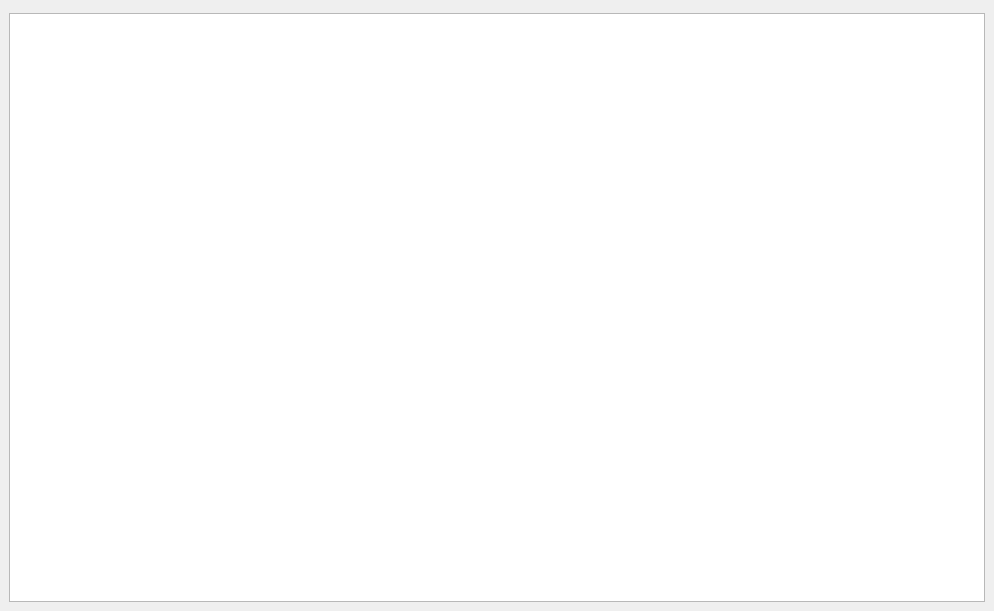
<?xml version="1.0" encoding="UTF-8"?>
<ui version="4.0">
 <class>QmlDesigner::ConnectionViewWidget</class>
 <widget class="QWidget" name="QmlDesigner::ConnectionViewWidget">
  <property name="geometry">
   <rect>
    <x>0</x>
    <y>0</y>
    <width>994</width>
    <height>611</height>
   </rect>
  </property>
  <property name="windowTitle">
   <string>Connections</string>
  </property>
  <layout class="QGridLayout" name="gridLayout">
   <property name="leftMargin">
    <number>0</number>
   </property>
   <property name="topMargin">
    <number>0</number>
   </property>
   <property name="rightMargin">
    <number>0</number>
   </property>
   <property name="bottomMargin">
    <number>0</number>
   </property>
   <property name="spacing">
    <number>0</number>
   </property>
   <item row="1" column="0">
    <widget class="QWidget" name="widgetSpacer" native="true">
     <property name="sizePolicy">
      <sizepolicy hsizetype="Preferred" vsizetype="Fixed">
       <horstretch>0</horstretch>
       <verstretch>0</verstretch>
      </sizepolicy>
     </property>
     <property name="minimumSize">
      <size>
       <width>0</width>
       <height>4</height>
      </size>
     </property>
     <property name="maximumSize">
      <size>
       <width>16777215</width>
       <height>4</height>
      </size>
     </property>
    </widget>
   </item>
   <item row="0" column="0">
    <widget class="QTabBar" name="tabBar" native="true"/>
   </item>
   <item row="2" column="0">
    <widget class="QStackedWidget" name="stackedWidget">
     <property name="currentIndex">
      <number>3</number>
     </property>
     <widget class="QWidget" name="connectionViewPage">
      <layout class="QGridLayout" name="gridLayout_3">
       <property name="leftMargin">
        <number>0</number>
       </property>
       <property name="topMargin">
        <number>0</number>
       </property>
       <property name="rightMargin">
        <number>0</number>
       </property>
       <property name="bottomMargin">
        <number>0</number>
       </property>
       <item row="3" column="0" colspan="5">
        <widget class="QTableView" name="connectionView">
         <property name="sizePolicy">
          <sizepolicy hsizetype="Expanding" vsizetype="Expanding">
           <horstretch>0</horstretch>
           <verstretch>0</verstretch>
          </sizepolicy>
         </property>
         <property name="alternatingRowColors">
          <bool>true</bool>
         </property>
         <property name="selectionMode">
          <enum>QAbstractItemView::SingleSelection</enum>
         </property>
         <property name="selectionBehavior">
          <enum>QAbstractItemView::SelectRows</enum>
         </property>
         <property name="showGrid">
          <bool>false</bool>
         </property>
         <property name="cornerButtonEnabled">
          <bool>false</bool>
         </property>
         <attribute name="horizontalHeaderHighlightSections">
          <bool>false</bool>
         </attribute>
         <attribute name="horizontalHeaderStretchLastSection">
          <bool>true</bool>
         </attribute>
         <attribute name="verticalHeaderVisible">
          <bool>false</bool>
         </attribute>
         <attribute name="verticalHeaderHighlightSections">
          <bool>false</bool>
         </attribute>
        </widget>
       </item>
      </layout>
     </widget>
     <widget class="QWidget" name="bindingViewPage">
      <layout class="QGridLayout" name="gridLayout_2">
       <property name="leftMargin">
        <number>0</number>
       </property>
       <property name="topMargin">
        <number>0</number>
       </property>
       <property name="rightMargin">
        <number>0</number>
       </property>
       <property name="bottomMargin">
        <number>0</number>
       </property>
       <item row="2" column="0" colspan="3">
        <widget class="QTableView" name="bindingView">
         <property name="alternatingRowColors">
          <bool>true</bool>
         </property>
         <property name="selectionMode">
          <enum>QAbstractItemView::SingleSelection</enum>
         </property>
         <property name="selectionBehavior">
          <enum>QAbstractItemView::SelectRows</enum>
         </property>
         <property name="showGrid">
          <bool>false</bool>
         </property>
         <property name="cornerButtonEnabled">
          <bool>false</bool>
         </property>
         <attribute name="horizontalHeaderHighlightSections">
          <bool>false</bool>
         </attribute>
         <attribute name="horizontalHeaderStretchLastSection">
          <bool>true</bool>
         </attribute>
         <attribute name="verticalHeaderVisible">
          <bool>false</bool>
         </attribute>
         <attribute name="verticalHeaderHighlightSections">
          <bool>false</bool>
         </attribute>
        </widget>
       </item>
      </layout>
     </widget>
     <widget class="QWidget" name="dynamicPropertiesPage">
      <layout class="QGridLayout" name="gridLayout_4">
       <property name="leftMargin">
        <number>0</number>
       </property>
       <property name="topMargin">
        <number>0</number>
       </property>
       <property name="rightMargin">
        <number>0</number>
       </property>
       <property name="bottomMargin">
        <number>0</number>
       </property>
       <item row="0" column="0">
        <widget class="QTableView" name="dynamicPropertiesView">
         <property name="alternatingRowColors">
          <bool>true</bool>
         </property>
         <property name="selectionMode">
          <enum>QAbstractItemView::SingleSelection</enum>
         </property>
         <property name="selectionBehavior">
          <enum>QAbstractItemView::SelectRows</enum>
         </property>
         <property name="showGrid">
          <bool>false</bool>
         </property>
         <property name="cornerButtonEnabled">
          <bool>false</bool>
         </property>
         <attribute name="horizontalHeaderHighlightSections">
          <bool>false</bool>
         </attribute>
         <attribute name="horizontalHeaderStretchLastSection">
          <bool>true</bool>
         </attribute>
         <attribute name="verticalHeaderVisible">
          <bool>false</bool>
         </attribute>
         <attribute name="verticalHeaderHighlightSections">
          <bool>false</bool>
         </attribute>
        </widget>
       </item>
      </layout>
     </widget>
     <widget class="QWidget" name="backendViewPage">
      <layout class="QGridLayout" name="gridLayout_5">
       <item row="0" column="0">
        <widget class="QTableView" name="backendView">
         <property name="alternatingRowColors">
          <bool>true</bool>
         </property>
         <property name="selectionMode">
          <enum>QAbstractItemView::SingleSelection</enum>
         </property>
         <property name="selectionBehavior">
          <enum>QAbstractItemView::SelectRows</enum>
         </property>
         <property name="showGrid">
          <bool>false</bool>
         </property>
         <property name="cornerButtonEnabled">
          <bool>false</bool>
         </property>
         <attribute name="horizontalHeaderHighlightSections">
          <bool>false</bool>
         </attribute>
         <attribute name="horizontalHeaderStretchLastSection">
          <bool>true</bool>
         </attribute>
         <attribute name="verticalHeaderVisible">
          <bool>false</bool>
         </attribute>
         <attribute name="verticalHeaderHighlightSections">
          <bool>false</bool>
         </attribute>
        </widget>
       </item>
      </layout>
     </widget>
    </widget>
   </item>
  </layout>
  <zorder>stackedWidget</zorder>
  <zorder>tabBar</zorder>
  <zorder>widgetSpacer</zorder>
 </widget>
 <customwidgets>
  <customwidget>
   <class>QTabBar</class>
   <extends>QWidget</extends>
   <header location="global">qtabbar.h</header>
   <container>1</container>
  </customwidget>
 </customwidgets>
 <resources/>
 <connections/>
</ui>
